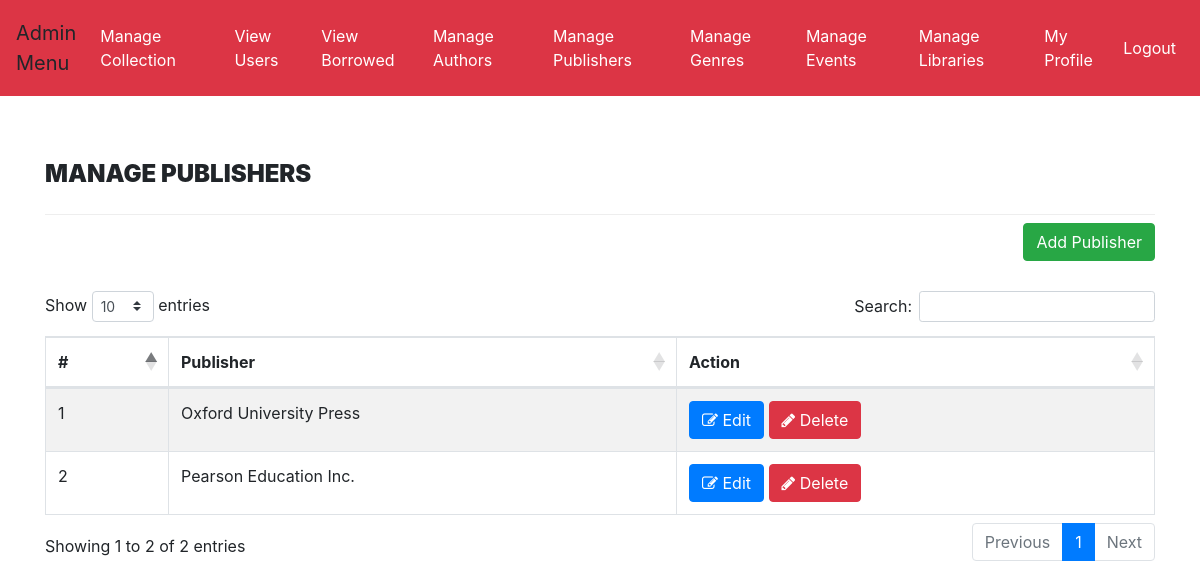
Screenshot of /admin/manage-publishers.php (signed in) with the database file from the repository.
### tables this page shows
CREATE TABLE `publishers` (
  `id` int(11) NOT NULL,
  `publishName` varchar(159) DEFAULT NULL
);

### admin/manage-publishers.php (the view, shortened to what this page needs)
<?php
include('includes/config.php');
if(strlen($_SESSION['alogin'])==0)
    {
header('location:../index.php');
}
else{
    ?>
<!DOCTYPE html>
<html xmlns="http://www.w3.org/1999/xhtml">
<head>
    <link href="assets/css/font-awesome.css" rel="stylesheet" />
    <link href="https://cdnjs.cloudflare.com/ajax/libs/twitter-bootstrap/4.1.3/css/bootstrap.css" rel="stylesheet" />
    <link href="https://cdn.datatables.net/1.10.19/css/dataTables.bootstrap4.min.css" rel="stylesheet" />
    <link href="assets/css/style.css" rel="stylesheet" />
</head>
<body>
<?php include('admin-navbar.php');?>
    <div class="content-wrapper">
         <div class="container">
        <div class="row pad-botm">
            <div class="col-md-12">
                <h4 class="header-line">Manage Publishers</h4>
                <a href="add-publisher.php"><button type="button" name="addPublisher" class="btn btn-success" style="float:right;">Add Publisher</button></a>
    </div>
        </div>
            <div class="row">
                <div class="col-md-12">
                    <div class="panel panel-default">
                        <div class="panel-body">
                            <div class="table-responsive">
                                <table class="table table-striped table-bordered table-hover" id="dataTables-example">
                                    <thead>
                                        <tr>
                                            <th>#</th>
                                            <th>Publisher</th>
                                            <th>Action</th>
                                        </tr>
                                    </thead>
                                    <tbody>
<?php $sql = "SELECT * from  publishers";
$query = $dbh -> prepare($sql);
$query->execute();
$results=$query->fetchAll(PDO::FETCH_OBJ);
$cnt=1;
if($query->rowCount() > 0)
{
foreach($results as $result)
{               ?>
                                        <tr class="odd gradeX">
                                            <td class="center"><?php echo htmlentities($cnt);?></td>
                                            <td class="center"><?php echo htmlentities($result->publishName);?></td>
                                            <td class="center">
                                            <a href="edit-publisher.php?publisherid=<?php echo htmlentities($result->id);?>"><button class="btn btn-primary"><i class="fa fa-edit "></i> Edit</button>
                                          <a href="manage-publishers.php?del=<?php echo htmlentities($result->id);?>" onclick="return confirm('Are you sure you want to delete?');" >  <button class="btn btn-danger"><i class="fa fa-pencil"></i> Delete</button>
                                            </td>
                                        </tr>
 <?php $cnt=$cnt+1;}} ?>
                                    </tbody>
                                </table>
                            </div>
                        </div>
                    </div>
                </div>
            </div>
    </div>
    </div>
</body>
</html>
<?php } ?>

### admin/assets/css/style.css (style rules this page uses)
.content-wrapper { margin-top: 40px; min-height:800px; padding-bottom:90px; }
.header-line { font-weight:900; padding-bottom:25px; border-bottom:1px solid #eeeeee; text-transform:uppercase; }
.pad-botm { padding-bottom:30px; }

### rows the page displays
publishers: publishName "Oxford University Press"
publishers: publishName "Pearson Education Inc."
